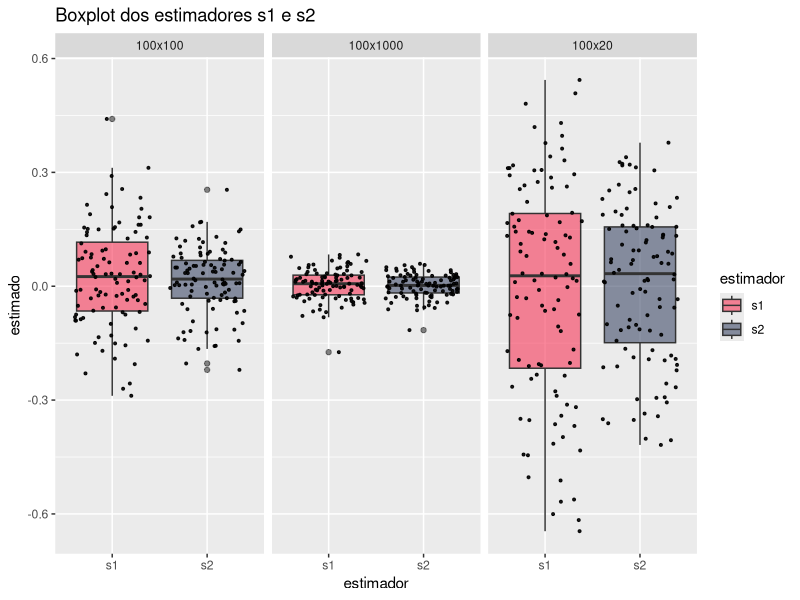

Generate this figure with R:
## ---- chunk 1
library(tidyverse)
## ---- chunk 2
gerar_amostras <- function(n_amostras, dimensao_de_cada_amostra, seed = 2023) {
  set.seed(seed)
  df <- 10 # arbitrário > 3
  matrix(rt(n = n_amostras * dimensao_de_cada_amostra, df = df), nrow = dimensao_de_cada_amostra)
}

amostras_i   <- gerar_amostras(100, 20)
amostras_ii  <- gerar_amostras(100, 100)
amostras_iii <- gerar_amostras(100, 1000)
## ---- chunk 3
estim.s1 <- function(x){
  Q1 <- quantile(x, 0.25)
  Q2 <- quantile(x, 0.5)
  Q3 <- quantile(x, 0.75)
  (Q3+Q1-2*Q2)/(Q3-Q1)
}

estim.s2 <- function(x){
  miu <- mean(x)
  nu <- median(x)
  (miu - nu)/mean(abs(x - nu))
}

amostras_i.s1   <- apply(amostras_i,   2, estim.s1)
amostras_i.s2   <- apply(amostras_i,   2, estim.s2)
amostras_ii.s1  <- apply(amostras_ii,  2, estim.s1)
amostras_ii.s2  <- apply(amostras_ii,  2, estim.s2)
amostras_iii.s1 <- apply(amostras_iii, 2, estim.s1)
amostras_iii.s2 <- apply(amostras_iii, 2, estim.s2)

# boxplot with all of these
#boxplot(
#  amostras_i.s1, amostras_i.s2,
#  amostras_ii.s1, amostras_ii.s2,
#  amostras_iii.s1, amostras_iii.s2,
#  names = c("100x20 s1", "100x20 s2", "100x100 s1", "100x100 s2", "100x1000 s1", "100x1000 s2")
#)

## ---- chunk 4
# ggplot boxplot with facet_wrap
set.seed(2023)
df <- tibble(
  estimado = c(amostras_i.s1, amostras_i.s2, amostras_ii.s1, amostras_ii.s2, amostras_iii.s1, amostras_iii.s2),
  estimador = c(rep("s1", length( amostras_i.s1)),
                rep("s2", length( amostras_i.s2)),
                rep("s1", length(amostras_ii.s1)),
                rep("s2", length(amostras_ii.s2)),
                rep("s1", length(amostras_iii.s1)),
                rep("s2", length(amostras_iii.s2))),
  n_amostras_x_dimensao = c(rep("100x20", length(amostras_i.s1)),
                            rep("100x20", length(amostras_i.s2)),
                            rep("100x100", length(amostras_ii.s1)),
                            rep("100x100", length(amostras_ii.s2)),
                            rep("100x1000", length(amostras_iii.s1)),
                            rep("100x1000", length(amostras_iii.s2)))
)
ggplot(df, aes(x = estimador, y = estimado)) +
  geom_boxplot(aes(fill = estimador), alpha=0.6) + 
  geom_jitter(color="black", size=0.7, alpha=0.9) +
  scale_fill_manual(values=c("#F73859", "#404B69")) +
  facet_wrap(~ n_amostras_x_dimensao) + 
  labs(
    title = "Boxplot dos estimadores s1 e s2",
  )
## ---- chunk 5
mse <- function(predicted, actual) {
  # actual aqui e so um valor
  sum((predicted - actual)^2) / length(predicted)
}

# skewness of t student is 0 for df > 3

df <- data.frame(
  `n_amostras x dimensao` = c("100x20", "100x100", "100x1000"),
  `Erro padrão de s_1` = c(sd(amostras_i.s1) %>% round(3), sd(amostras_ii.s1) %>% round(3), sd(amostras_iii.s1) %>% round(3)),
  `Erro padrão de s_2` = c(sd(amostras_i.s2) %>% round(3), sd(amostras_ii.s2) %>% round(3), sd(amostras_iii.s2) %>% round(3)),
  `Erro quadrático médio de s_1` = c(mse(amostras_i.s1, 0) %>% round(3), mse(amostras_ii.s1, 0) %>% round(3), mse(amostras_iii.s1, 0) %>% round(3)),
  `Erro quadrático médio de s_2` = c(mse(amostras_i.s2, 0) %>% round(3), mse(amostras_ii.s2, 0) %>% round(3), mse(amostras_iii.s2, 0) %>% round(3))
)
df
